Frame 1 (no input): blank canvas, image omitted
Frame 60 (the mouse pressed at the canvas centre just before this capture): blank canvas, image omitted
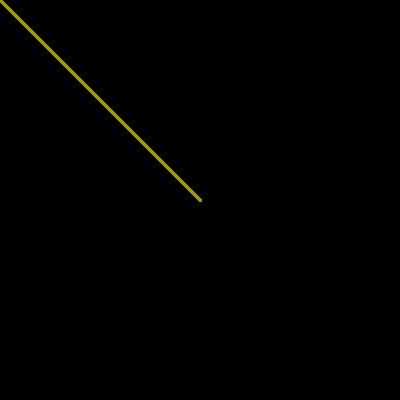
Frame 120 (the mouse held since frame 60 and released just before this capture)

The Processing sketch whose frames 1 and 60 were blank and that drew this single picture after the mouse press (run headless with seeded random() and noise(); from frame 60 on, the mouse is pressed at the canvas centre):

// Processing sketch: line_draw
// ── line_draw.pde
void setup()
{
  size(400,400);
  background(0);
}
int counter = 0;
float mouseX1 = 0;
float mouseY1 = 0;
float mouseX2 = 0;
float mouseY2 = 0;
float magnitude = 0;
void draw()
{
  if(mousePressed == true)
  {
     counter++;
    if (counter == 1)
    {
     
      mouseX1 = pmouseX;
      mouseY1 = pmouseY;
      
    }
    if (counter > 1 )
    {
      mouseX2 = pmouseX;
      mouseY2 = pmouseY;
      
      stroke(155,155,0);
      strokeWeight(2);
    }
    
    line(mouseX1,mouseY1,mouseX2,mouseY2);
    magnitude = sqrt(sq((mouseX1 - mouseX2)) +  sq((mouseY1 - mouseY2)));
    print(magnitude);
    
  }
}
